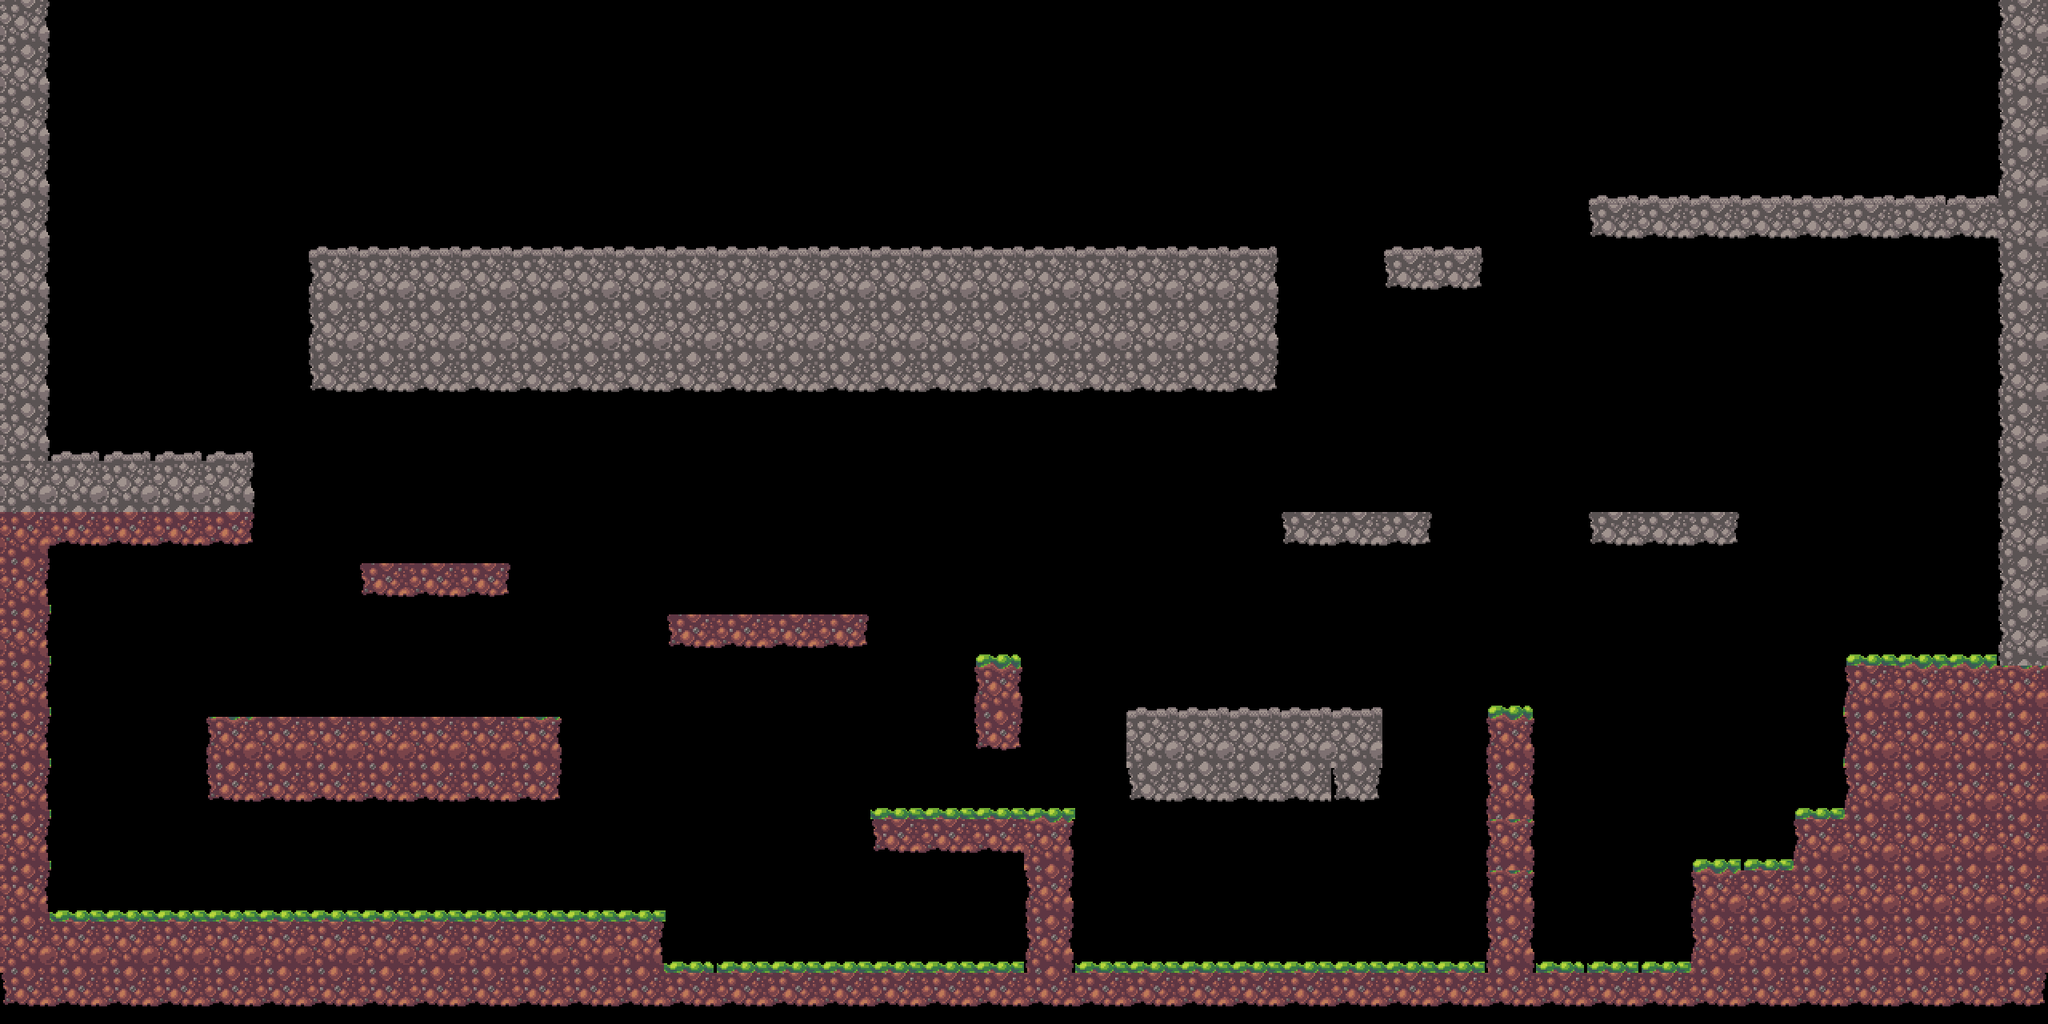

Below is a game level as drawn by its tile map, then a one-line description and the .tmx that defines it (tile-layer data replaced by summaries):
An orthogonal 40x20 tile map with 64x64 px tiles, 1 tile layer (PlatformTiles), 3 hidden layers not drawn, 2 tilesets.

<map version="1.9" tiledversion="1.9.2" orientation="orthogonal" renderorder="left-down" width="40" height="20" tilewidth="64" tileheight="64" infinite="0" nextlayerid="6" nextobjectid="1">
 <tileset firstgid="1" source="Tileset/Map_tileset.tsx" />
 <tileset firstgid="301" source="Tileset/Map_decor.tsx" />
 <imagelayer id="2" name="Background" visible="0" locked="1" parallaxx="0" parallaxy="0.3" repeatx="1">
  <image source="Background/Background.png" width="320" height="960" />
 </imagelayer>
 <layer id="5" name="BackdroungTiles" width="40" height="20" visible="0" locked="1">
  <data>[800 cells, 0 non-empty, 0 distinct tile ids]</data>
 </layer>
 <layer id="1" name="PlatformTiles" width="40" height="20">
  <data>[800 cells, 320 non-empty, 41 distinct tile ids]</data>
 </layer>
 <objectgroup id="4" name="Objects" visible="0" locked="1" />
 <layer id="3" name="ForegroundTiles" width="40" height="20" visible="0" locked="1">
  <data>[800 cells, 0 non-empty, 0 distinct tile ids]</data>
 </layer>
</map>